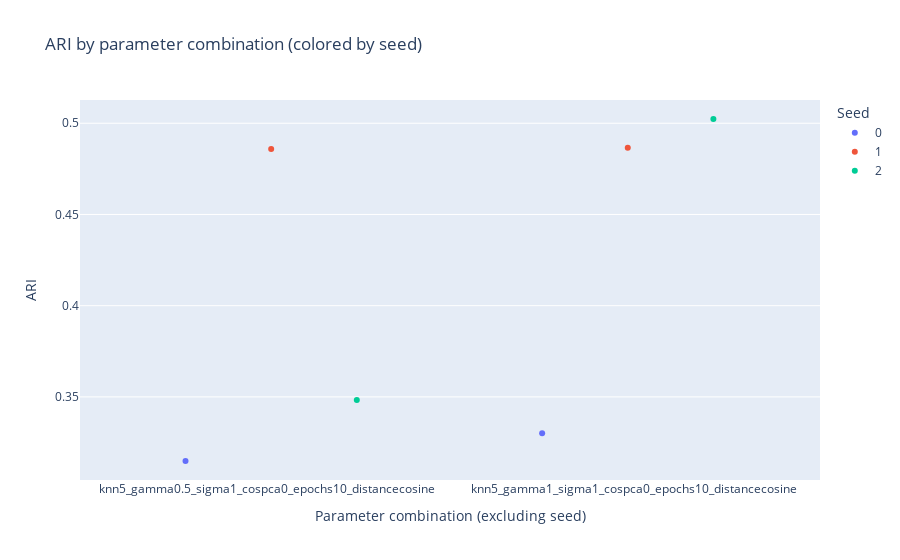
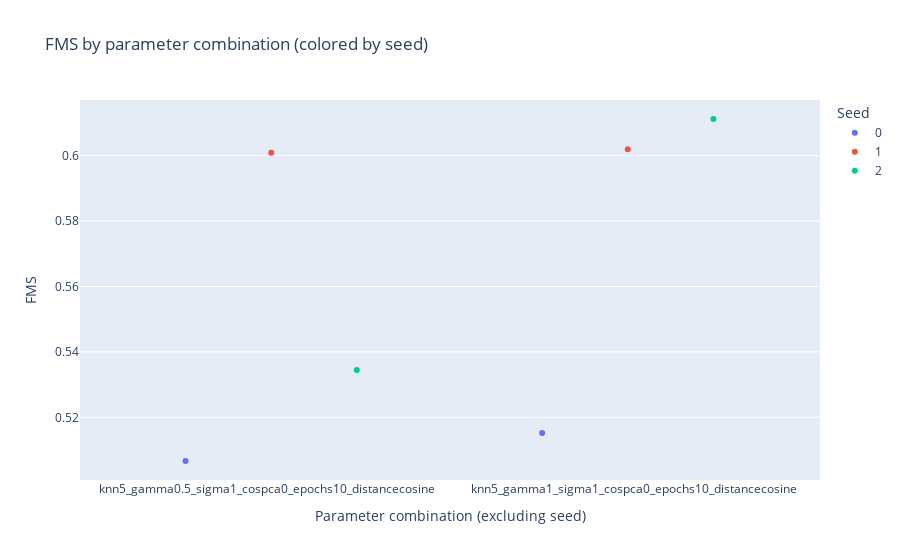

Notebook source saved alongside these figures, in order:
### Markdown cell above
## Results

### Code cell
# Call comparison function
compare_projections(results)

### Figure 1 — Plotly figure (JSON) as saved in the notebook; plotly's stock layout.template omitted (floating-point values rounded to 4 significant figures)
{"data": [{"alignmentgroup": "True", "boxpoints": "all", "fillcolor": "rgba(255,255,255,0)", "hoveron": "points", "hovertemplate": "seed=0<br>params_base=%{x}<br>ARI=%{y}<extra></extra>", "legendgroup": "0", "line": {"color": "rgba(255,255,255,0)"}, "marker": {"color": "#636efa"}, "name": "0", "offsetgroup": "0", "orientation": "v", "pointpos": 0, "showlegend": true, "type": "box", "x": ["knn5_gamma0.5_sigma1_cospca0_epochs10_distancecosine", "knn5_gamma1_sigma1_cospca0_epochs10_distancecosine"], "x0": " ", "xaxis": "x", "y": [0.3149, 0.3301], "y0": " ", "yaxis": "y"}, {"alignmentgroup": "True", "boxpoints": "all", "fillcolor": "rgba(255,255,255,0)", "hoveron": "points", "hovertemplate": "seed=1<br>params_base=%{x}<br>ARI=%{y}<extra></extra>", "legendgroup": "1", "line": {"color": "rgba(255,255,255,0)"}, "marker": {"color": "#EF553B"}, "name": "1", "offsetgroup": "1", "orientation": "v", "pointpos": 0, "showlegend": true, "type": "box", "x": ["knn5_gamma0.5_sigma1_cospca0_epochs10_distancecosine", "knn5_gamma1_sigma1_cospca0_epochs10_distancecosine"], "x0": " ", "xaxis": "x", "y": [0.4858, 0.4866], "y0": " ", "yaxis": "y"}, {"alignmentgroup": "True", "boxpoints": "all", "fillcolor": "rgba(255,255,255,0)", "hoveron": "points", "hovertemplate": "seed=2<br>params_base=%{x}<br>ARI=%{y}<extra></extra>", "legendgroup": "2", "line": {"color": "rgba(255,255,255,0)"}, "marker": {"color": "#00cc96"}, "name": "2", "offsetgroup": "2", "orientation": "v", "pointpos": 0, "showlegend": true, "type": "box", "x": ["knn5_gamma0.5_sigma1_cospca0_epochs10_distancecosine", "knn5_gamma1_sigma1_cospca0_epochs10_distancecosine"], "x0": " ", "xaxis": "x", "y": [0.3483, 0.5023], "y0": " ", "yaxis": "y"}], "layout": {"boxmode": "group", "legend": {"title": {"text": "Seed"}, "tracegroupgap": 0}, "title": {"text": "ARI by parameter combination (colored by seed)"}, "xaxis": {"anchor": "y", "domain": [0, 1], "title": {"text": "Parameter combination (excluding seed)"}}, "yaxis": {"anchor": "x", "domain": [0, 1], "title": {"text": "ARI"}}}}

### Figure 2 — Plotly figure (JSON) as saved in the notebook; plotly's stock layout.template omitted (floating-point values rounded to 4 significant figures)
{"data": [{"alignmentgroup": "True", "boxpoints": "all", "fillcolor": "rgba(255,255,255,0)", "hoveron": "points", "hovertemplate": "seed=0<br>params_base=%{x}<br>FMS=%{y}<extra></extra>", "legendgroup": "0", "line": {"color": "rgba(255,255,255,0)"}, "marker": {"color": "#636efa"}, "name": "0", "offsetgroup": "0", "orientation": "v", "pointpos": 0, "showlegend": true, "type": "box", "x": ["knn5_gamma0.5_sigma1_cospca0_epochs10_distancecosine", "knn5_gamma1_sigma1_cospca0_epochs10_distancecosine"], "x0": " ", "xaxis": "x", "y": [0.5066, 0.5152], "y0": " ", "yaxis": "y"}, {"alignmentgroup": "True", "boxpoints": "all", "fillcolor": "rgba(255,255,255,0)", "hoveron": "points", "hovertemplate": "seed=1<br>params_base=%{x}<br>FMS=%{y}<extra></extra>", "legendgroup": "1", "line": {"color": "rgba(255,255,255,0)"}, "marker": {"color": "#EF553B"}, "name": "1", "offsetgroup": "1", "orientation": "v", "pointpos": 0, "showlegend": true, "type": "box", "x": ["knn5_gamma0.5_sigma1_cospca0_epochs10_distancecosine", "knn5_gamma1_sigma1_cospca0_epochs10_distancecosine"], "x0": " ", "xaxis": "x", "y": [0.6009, 0.6019], "y0": " ", "yaxis": "y"}, {"alignmentgroup": "True", "boxpoints": "all", "fillcolor": "rgba(255,255,255,0)", "hoveron": "points", "hovertemplate": "seed=2<br>params_base=%{x}<br>FMS=%{y}<extra></extra>", "legendgroup": "2", "line": {"color": "rgba(255,255,255,0)"}, "marker": {"color": "#00cc96"}, "name": "2", "offsetgroup": "2", "orientation": "v", "pointpos": 0, "showlegend": true, "type": "box", "x": ["knn5_gamma0.5_sigma1_cospca0_epochs10_distancecosine", "knn5_gamma1_sigma1_cospca0_epochs10_distancecosine"], "x0": " ", "xaxis": "x", "y": [0.5345, 0.6112], "y0": " ", "yaxis": "y"}], "layout": {"boxmode": "group", "legend": {"title": {"text": "Seed"}, "tracegroupgap": 0}, "title": {"text": "FMS by parameter combination (colored by seed)"}, "xaxis": {"anchor": "y", "domain": [0, 1], "title": {"text": "Parameter combination (excluding seed)"}}, "yaxis": {"anchor": "x", "domain": [0, 1], "title": {"text": "FMS"}}}}
